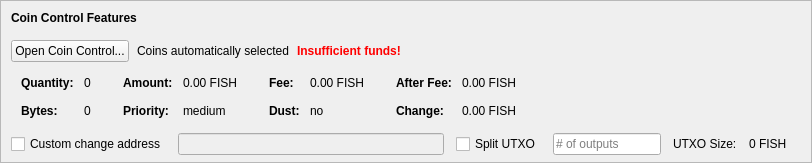
    <widget class="QFrame" name="frameCoinControl">
     <property name="sizePolicy">
      <sizepolicy hsizetype="Expanding" vsizetype="Expanding">
       <horstretch>0</horstretch>
       <verstretch>0</verstretch>
      </sizepolicy>
     </property>
     <property name="maximumSize">
      <size>
       <width>16777215</width>
       <height>16777215</height>
      </size>
     </property>
     <property name="frameShape">
      <enum>QFrame::StyledPanel</enum>
     </property>
     <property name="frameShadow">
      <enum>QFrame::Sunken</enum>
     </property>
     <layout class="QVBoxLayout" name="verticalLayoutCoinControl2">
      <property name="spacing">
       <number>0</number>
      </property>
      <property name="leftMargin">
       <number>0</number>
      </property>
      <property name="topMargin">
       <number>0</number>
      </property>
      <property name="rightMargin">
       <number>0</number>
      </property>
      <property name="bottomMargin">
       <number>6</number>
      </property>
      <item>
       <layout class="QVBoxLayout" name="verticalLayoutCoinControl" stretch="0,0,0,0,1">
        <property name="spacing">
         <number>0</number>
        </property>
        <property name="leftMargin">
         <number>10</number>
        </property>
        <property name="topMargin">
         <number>10</number>
        </property>
        <item>
         <layout class="QHBoxLayout" name="horizontalLayoutCoinControl1">
          <property name="bottomMargin">
           <number>15</number>
          </property>
          <item>
           <widget class="QLabel" name="labelCoinControlFeatures">
            <property name="sizePolicy">
             <sizepolicy hsizetype="Preferred" vsizetype="Maximum">
              <horstretch>0</horstretch>
              <verstretch>0</verstretch>
             </sizepolicy>
            </property>
            <property name="font">
             <font>
              <weight>75</weight>
              <bold>true</bold>
             </font>
            </property>
            <property name="styleSheet">
             <string notr="true">font-weight:bold;</string>
            </property>
            <property name="text">
             <string>Coin Control Features</string>
            </property>
           </widget>
          </item>
         </layout>
        </item>
        <item>
         <layout class="QHBoxLayout" name="horizontalLayoutCoinControl2" stretch="0,0,0,0">
          <property name="spacing">
           <number>8</number>
          </property>
          <property name="bottomMargin">
           <number>10</number>
          </property>
          <item>
           <widget class="QPushButton" name="pushButtonCoinControl">
            <property name="styleSheet">
             <string notr="true"/>
            </property>
            <property name="text">
             <string>Open Coin Control...</string>
            </property>
            <property name="autoDefault">
             <bool>false</bool>
            </property>
           </widget>
          </item>
          <item>
           <widget class="QLabel" name="labelCoinControlAutomaticallySelected">
            <property name="text">
             <string>Coins automatically selected</string>
            </property>
            <property name="margin">
             <number>5</number>
            </property>
           </widget>
          </item>
          <item>
           <widget class="QLabel" name="labelCoinControlInsuffFunds">
            <property name="font">
             <font>
              <weight>75</weight>
              <bold>true</bold>
             </font>
            </property>
            <property name="styleSheet">
             <string notr="true">color:red;font-weight:bold;</string>
            </property>
            <property name="text">
             <string>Insufficient funds!</string>
            </property>
            <property name="margin">
             <number>5</number>
            </property>
           </widget>
          </item>
          <item>
           <spacer name="horizontalSpacerCoinControl">
            <property name="orientation">
             <enum>Qt::Horizontal</enum>
            </property>
            <property name="sizeHint" stdset="0">
             <size>
              <width>40</width>
              <height>1</height>
             </size>
            </property>
           </spacer>
          </item>
         </layout>
        </item>
        <item>
         <widget class="QWidget" name="widgetCoinControl" native="true">
          <property name="sizePolicy">
           <sizepolicy hsizetype="Preferred" vsizetype="Preferred">
            <horstretch>0</horstretch>
            <verstretch>0</verstretch>
           </sizepolicy>
          </property>
          <property name="minimumSize">
           <size>
            <width>0</width>
            <height>0</height>
           </size>
          </property>
          <property name="styleSheet">
           <string notr="true"/>
          </property>
          <layout class="QHBoxLayout" name="horizontalLayoutCoinControl5">
           <property name="leftMargin">
            <number>0</number>
           </property>
           <property name="topMargin">
            <number>0</number>
           </property>
           <property name="rightMargin">
            <number>0</number>
           </property>
           <property name="bottomMargin">
            <number>0</number>
           </property>
           <item>
            <layout class="QHBoxLayout" name="horizontalLayoutCoinControl3" stretch="0,0,0,1">
             <property name="spacing">
              <number>20</number>
             </property>
             <property name="topMargin">
              <number>0</number>
             </property>
             <property name="bottomMargin">
              <number>10</number>
             </property>
             <item>
              <layout class="QFormLayout" name="formLayoutCoinControl1">
               <property name="horizontalSpacing">
                <number>10</number>
               </property>
               <property name="verticalSpacing">
                <number>14</number>
               </property>
               <property name="leftMargin">
                <number>10</number>
               </property>
               <property name="topMargin">
                <number>4</number>
               </property>
               <property name="rightMargin">
                <number>6</number>
               </property>
               <item row="0" column="0">
                <widget class="QLabel" name="labelCoinControlQuantityText">
                 <property name="font">
                  <font>
                   <weight>75</weight>
                   <bold>true</bold>
                  </font>
                 </property>
                 <property name="text">
                  <string>Quantity:</string>
                 </property>
                 <property name="margin">
                  <number>0</number>
                 </property>
                </widget>
               </item>
               <item row="0" column="1">
                <widget class="QLabel" name="labelCoinControlQuantity">
                 <property name="cursor">
                  <cursorShape>IBeamCursor</cursorShape>
                 </property>
                 <property name="contextMenuPolicy">
                  <enum>Qt::ActionsContextMenu</enum>
                 </property>
                 <property name="text">
                  <string notr="true">0</string>
                 </property>
                 <property name="margin">
                  <number>0</number>
                 </property>
                 <property name="textInteractionFlags">
                  <set>Qt::LinksAccessibleByMouse|Qt::TextSelectableByKeyboard|Qt::TextSelectableByMouse</set>
                 </property>
                </widget>
               </item>
               <item row="1" column="0">
                <widget class="QLabel" name="labelCoinControlBytesText">
                 <property name="font">
                  <font>
                   <weight>75</weight>
                   <bold>true</bold>
                  </font>
                 </property>
                 <property name="text">
                  <string>Bytes:</string>
                 </property>
                </widget>
               </item>
               <item row="1" column="1">
                <widget class="QLabel" name="labelCoinControlBytes">
                 <property name="cursor">
                  <cursorShape>IBeamCursor</cursorShape>
                 </property>
                 <property name="contextMenuPolicy">
                  <enum>Qt::ActionsContextMenu</enum>
                 </property>
                 <property name="text">
                  <string notr="true">0</string>
                 </property>
                 <property name="textInteractionFlags">
                  <set>Qt::LinksAccessibleByMouse|Qt::TextSelectableByKeyboard|Qt::TextSelectableByMouse</set>
                 </property>
                </widget>
               </item>
              </layout>
             </item>
             <item>
              <layout class="QFormLayout" name="formLayoutCoinControl2">
               <property name="horizontalSpacing">
                <number>10</number>
               </property>
               <property name="verticalSpacing">
                <number>14</number>
               </property>
               <property name="leftMargin">
                <number>6</number>
               </property>
               <property name="topMargin">
                <number>4</number>
               </property>
               <property name="rightMargin">
                <number>6</number>
               </property>
               <item row="0" column="0">
                <widget class="QLabel" name="labelCoinControlAmountText">
                 <property name="font">
                  <font>
                   <weight>75</weight>
                   <bold>true</bold>
                  </font>
                 </property>
                 <property name="text">
                  <string>Amount:</string>
                 </property>
                 <property name="margin">
                  <number>0</number>
                 </property>
                </widget>
               </item>
               <item row="0" column="1">
                <widget class="QLabel" name="labelCoinControlAmount">
                 <property name="cursor">
                  <cursorShape>IBeamCursor</cursorShape>
                 </property>
                 <property name="contextMenuPolicy">
                  <enum>Qt::ActionsContextMenu</enum>
                 </property>
                 <property name="text">
                  <string notr="true">0.00 FISH</string>
                 </property>
                 <property name="textInteractionFlags">
                  <set>Qt::LinksAccessibleByMouse|Qt::TextSelectableByKeyboard|Qt::TextSelectableByMouse</set>
                 </property>
                </widget>
               </item>
               <item row="1" column="0">
                <widget class="QLabel" name="labelCoinControlPriorityText">
                 <property name="font">
                  <font>
                   <weight>75</weight>
                   <bold>true</bold>
                  </font>
                 </property>
                 <property name="text">
                  <string>Priority:</string>
                 </property>
                </widget>
               </item>
               <item row="1" column="1">
                <widget class="QLabel" name="labelCoinControlPriority">
                 <property name="cursor">
                  <cursorShape>IBeamCursor</cursorShape>
                 </property>
                 <property name="contextMenuPolicy">
                  <enum>Qt::ActionsContextMenu</enum>
                 </property>
                 <property name="text">
                  <string>medium</string>
                 </property>
                 <property name="textInteractionFlags">
                  <set>Qt::LinksAccessibleByMouse|Qt::TextSelectableByKeyboard|Qt::TextSelectableByMouse</set>
                 </property>
                </widget>
               </item>
              </layout>
             </item>
             <item>
              <layout class="QFormLayout" name="formLayoutCoinControl3">
               <property name="horizontalSpacing">
                <number>10</number>
               </property>
               <property name="verticalSpacing">
                <number>14</number>
               </property>
               <property name="leftMargin">
                <number>6</number>
               </property>
               <property name="topMargin">
                <number>4</number>
               </property>
               <property name="rightMargin">
                <number>6</number>
               </property>
               <item row="0" column="0">
                <widget class="QLabel" name="labelCoinControlFeeText">
                 <property name="font">
                  <font>
                   <weight>75</weight>
                   <bold>true</bold>
                  </font>
                 </property>
                 <property name="text">
                  <string>Fee:</string>
                 </property>
                 <property name="margin">
                  <number>0</number>
                 </property>
                </widget>
               </item>
               <item row="0" column="1">
                <widget class="QLabel" name="labelCoinControlFee">
                 <property name="cursor">
                  <cursorShape>IBeamCursor</cursorShape>
                 </property>
                 <property name="contextMenuPolicy">
                  <enum>Qt::ActionsContextMenu</enum>
                 </property>
                 <property name="text">
                  <string notr="true">0.00 FISH</string>
                 </property>
                 <property name="textInteractionFlags">
                  <set>Qt::LinksAccessibleByMouse|Qt::TextSelectableByKeyboard|Qt::TextSelectableByMouse</set>
                 </property>
                </widget>
               </item>
               <item row="1" column="0">
                <widget class="QLabel" name="labelCoinControlLowOutputText">
                 <property name="font">
                  <font>
                   <weight>75</weight>
                   <bold>true</bold>
                  </font>
                 </property>
                 <property name="text">
                  <string>Dust:</string>
                 </property>
                </widget>
               </item>
               <item row="1" column="1">
                <widget class="QLabel" name="labelCoinControlLowOutput">
                 <property name="cursor">
                  <cursorShape>IBeamCursor</cursorShape>
                 </property>
                 <property name="contextMenuPolicy">
                  <enum>Qt::ActionsContextMenu</enum>
                 </property>
                 <property name="text">
                  <string>no</string>
                 </property>
                 <property name="textInteractionFlags">
                  <set>Qt::LinksAccessibleByMouse|Qt::TextSelectableByKeyboard|Qt::TextSelectableByMouse</set>
                 </property>
                </widget>
               </item>
              </layout>
             </item>
             <item>
              <layout class="QFormLayout" name="formLayoutCoinControl4">
               <property name="horizontalSpacing">
                <number>10</number>
               </property>
               <property name="verticalSpacing">
                <number>14</number>
               </property>
               <property name="leftMargin">
                <number>6</number>
               </property>
               <property name="topMargin">
                <number>4</number>
               </property>
               <property name="rightMargin">
                <number>6</number>
               </property>
               <item row="0" column="0">
                <widget class="QLabel" name="labelCoinControlAfterFeeText">
                 <property name="font">
                  <font>
                   <weight>75</weight>
                   <bold>true</bold>
                  </font>
                 </property>
                 <property name="text">
                  <string>After Fee:</string>
                 </property>
                 <property name="margin">
                  <number>0</number>
                 </property>
                </widget>
               </item>
               <item row="0" column="1">
                <widget class="QLabel" name="labelCoinControlAfterFee">
                 <property name="cursor">
                  <cursorShape>IBeamCursor</cursorShape>
                 </property>
                 <property name="contextMenuPolicy">
                  <enum>Qt::ActionsContextMenu</enum>
                 </property>
                 <property name="text">
                  <string notr="true">0.00 FISH</string>
                 </property>
                 <property name="textInteractionFlags">
                  <set>Qt::LinksAccessibleByMouse|Qt::TextSelectableByKeyboard|Qt::TextSelectableByMouse</set>
                 </property>
                </widget>
               </item>
               <item row="1" column="0">
                <widget class="QLabel" name="labelCoinControlChangeText">
                 <property name="font">
                  <font>
                   <weight>75</weight>
                   <bold>true</bold>
                  </font>
                 </property>
                 <property name="text">
                  <string>Change:</string>
                 </property>
                </widget>
               </item>
               <item row="1" column="1">
                <widget class="QLabel" name="labelCoinControlChange">
                 <property name="cursor">
                  <cursorShape>IBeamCursor</cursorShape>
                 </property>
                 <property name="contextMenuPolicy">
                  <enum>Qt::ActionsContextMenu</enum>
                 </property>
                 <property name="text">
                  <string notr="true">0.00 FISH</string>
                 </property>
                 <property name="textInteractionFlags">
                  <set>Qt::LinksAccessibleByMouse|Qt::TextSelectableByKeyboard|Qt::TextSelectableByMouse</set>
                 </property>
                </widget>
               </item>
              </layout>
             </item>
            </layout>
           </item>
          </layout>
         </widget>
        </item>
        <item>
         <layout class="QHBoxLayout" name="horizontalLayoutCoinControl4" stretch="0,0,0,0,0,0,0">
          <property name="spacing">
           <number>12</number>
          </property>
          <property name="sizeConstraint">
           <enum>QLayout::SetDefaultConstraint</enum>
          </property>
          <property name="topMargin">
           <number>5</number>
          </property>
          <property name="rightMargin">
           <number>5</number>
          </property>
          <item>
           <widget class="QCheckBox" name="checkBoxCoinControlChange">
            <property name="toolTip">
             <string>If this is activated, but the change address is empty or invalid, change will be sent to a newly generated address.</string>
            </property>
            <property name="text">
             <string>Custom change address</string>
            </property>
           </widget>
          </item>
          <item>
           <widget class="QValidatedLineEdit" name="lineEditCoinControlChange">
            <property name="enabled">
             <bool>false</bool>
            </property>
            <property name="sizePolicy">
             <sizepolicy hsizetype="Expanding" vsizetype="Fixed">
              <horstretch>0</horstretch>
              <verstretch>0</verstretch>
             </sizepolicy>
            </property>
           </widget>
          </item>
          <item>
           <widget class="QCheckBox" name="splitBlockCheckBox">
            <property name="text">
             <string>Split UTXO</string>
            </property>
           </widget>
          </item>
          <item>
           <widget class="QLineEdit" name="splitBlockLineEdit">
            <property name="sizePolicy">
             <sizepolicy hsizetype="Fixed" vsizetype="Fixed">
              <horstretch>50</horstretch>
              <verstretch>0</verstretch>
             </sizepolicy>
            </property>
            <property name="placeholderText">
             <string># of outputs</string>
            </property>
           </widget>
          </item>
          <item>
           <widget class="QLabel" name="labelBlockSizeText">
            <property name="text">
             <string>UTXO Size:</string>
            </property>
           </widget>
          </item>
          <item>
           <widget class="QLabel" name="labelBlockSize">
            <property name="text">
             <string>0 FISH</string>
            </property>
           </widget>
          </item>
          <item>
           <widget class="QLabel" name="labelCoinControlChangeLabel">
            <property name="sizePolicy">
             <sizepolicy hsizetype="Preferred" vsizetype="Expanding">
              <horstretch>0</horstretch>
              <verstretch>0</verstretch>
             </sizepolicy>
            </property>
            <property name="minimumSize">
             <size>
              <width>0</width>
              <height>0</height>
             </size>
            </property>
            <property name="text">
             <string/>
            </property>
            <property name="margin">
             <number>3</number>
            </property>
           </widget>
          </item>
         </layout>
        </item>
        <item>
         <spacer name="verticalSpacerCoinControl">
          <property name="orientation">
           <enum>Qt::Vertical</enum>
          </property>
          <property name="sizeHint" stdset="0">
           <size>
            <width>800</width>
            <height>1</height>
           </size>
          </property>
         </spacer>
        </item>
       </layout>
      </item>
     </layout>
    </widget>
